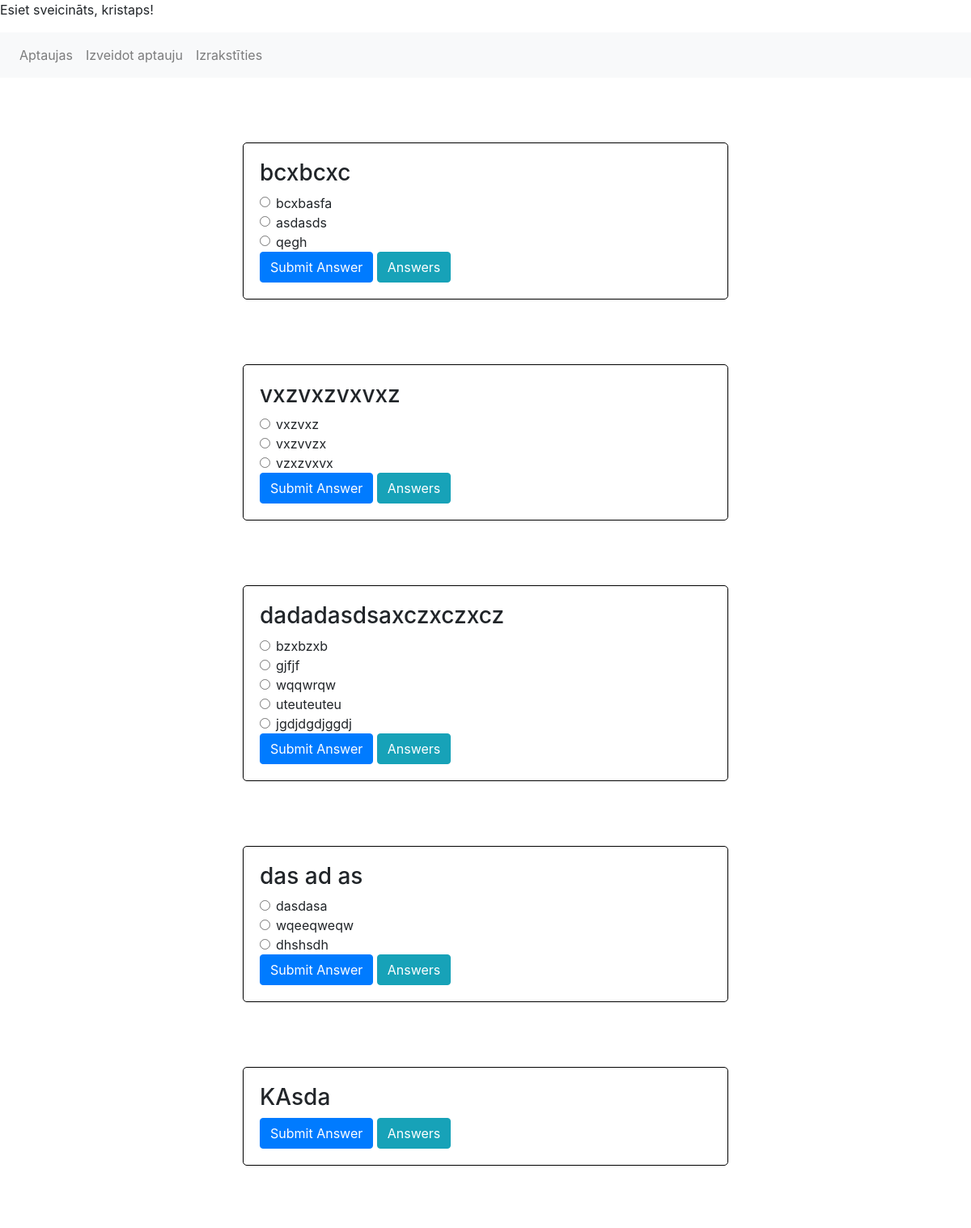
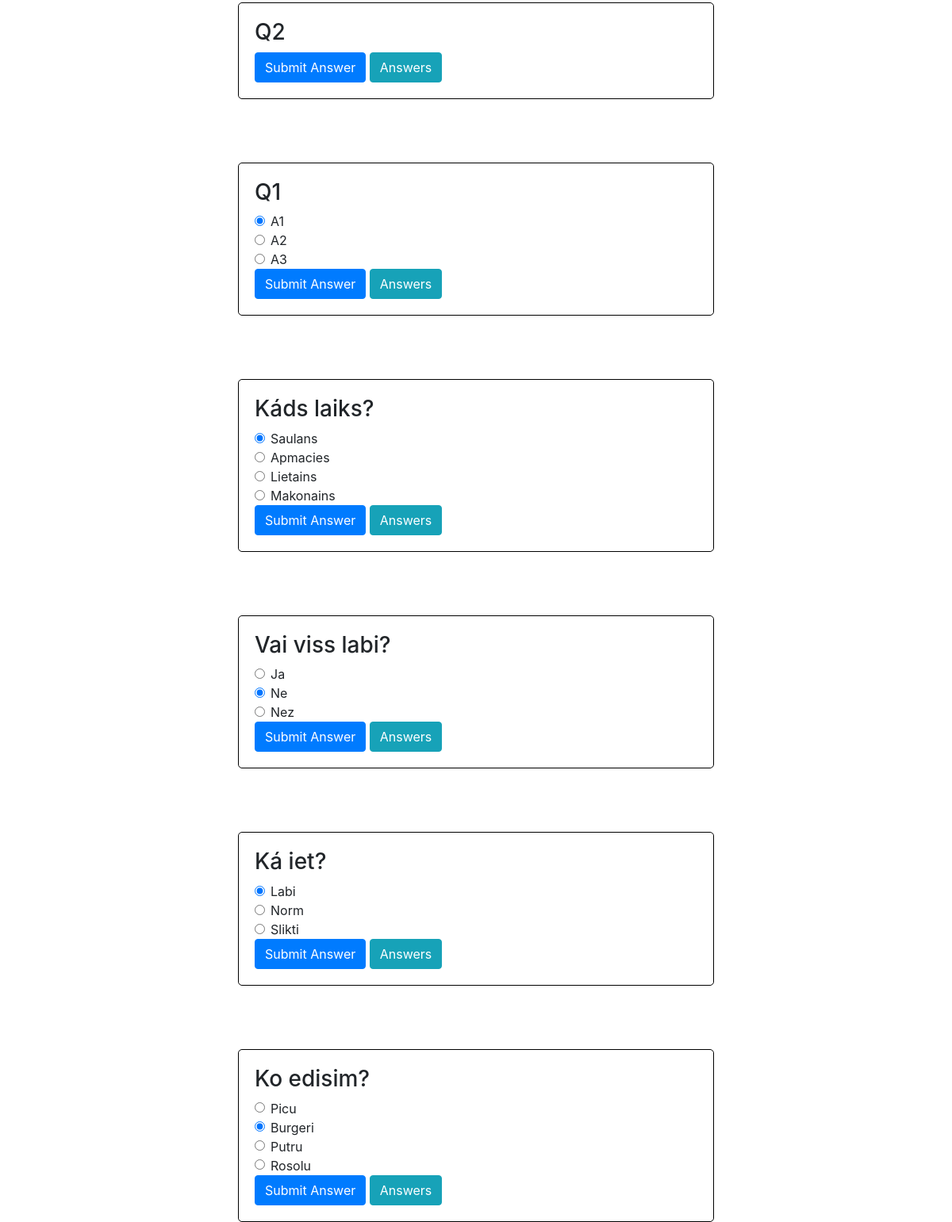
The app's page /mainpage/ (signed in) with its own data (2 pictures, top to bottom).
### voteapp/models.py (models this page shows)
class Question(models.Model):
    question_text = models.CharField(max_length=200)
    created_at = models.DateTimeField(auto_now_add=True)

class Choice(models.Model):
    question = models.ForeignKey(Question, related_name='choices', on_delete=models.CASCADE)
    choice_text = models.CharField(max_length=200)
    order = models.IntegerField(default=0)

### voteapp/views.py (the view)
# urls.py: path("mainpage/", views.mainpage, name="mainpage"),
@login_required
def mainpage(request):
    polls = Question.objects.prefetch_related('choices').order_by('-created_at').all()
    user_responses = {}
    if request.user.is_authenticated:
        responses = Response.objects.filter(user=request.user).select_related('choice', 'question')
        user_responses = {response.question_id: response.choice_id for response in responses}
    print(user_responses)
    return render(request, 'mainpage.html', {'polls': polls, 'user_responses': user_responses})

### voteapp/templatetags/poll_extras.py (called while the page is built)
@register.filter
def get(dictionary, key):
    return dictionary.get(key)

### voteapp/templates/mainpage.html (shortened to what this page needs)
<!DOCTYPE html>
<html lang="en">
<head>
    <link rel="stylesheet" href="https://stackpath.bootstrapcdn.com/bootstrap/4.5.2/css/bootstrap.min.css">
    {% load poll_extras %}
</head>
<body>
      {% if user.is_authenticated %}
      <p>Esiet sveicināts, {{ user.username }}!</p>
    {% else %}
      <p>Esiet sveicināts, ciemiņ!</p>
    {% endif %}
    <nav class="navbar navbar-expand-lg navbar-light bg-light">
      <div class="collapse navbar-collapse" id="navbarNav">
        <ul class="navbar-nav">
          <li class="nav-item">
            <a class="nav-link" href="{% url 'mainpage' %}">Aptaujas</a>
          </li>
          {% if user.is_authenticated %}
          <li class="nav-item">
            <a class="nav-link" href="{% url 'create_poll' %}">Izveidot aptauju</a>
          </li>
          <li class="nav-item">
            <a class="nav-link" href="{% url 'index' %}">Izrakstīties</a>
          </li>
          {% else %}
          <li class="nav-item">
            <a href="{% url 'logout' %}">Izrakstīties</a>
          </li>
          {% endif %}
        </ul>
      </div>
    </nav>
    {% for poll in polls %}
    <div class="poll-container" style="margin:auto; margin-top:80px; border:1px solid black; border-radius:5px; padding:20px; width:50%">
        <h3>{{ poll.question_text }}</h3>
        <form action="{% url 'submit_answer' poll.id %}" method="post" onsubmit="return validateForm(this);">
            {% for choice in poll.choices.all %}
                <div class="form-check">
                    <input class="form-check-input" type="radio" name="choice" id="choice{{ forloop.counter }}" value="{{ choice.id }}"
                        {% if choice.id == user_responses|get:poll.id %} checked {% endif %}>
                    <label class="form-check-label" for="choice{{ forloop.counter }}">
                        {{ choice.choice_text }}
                    </label>
                </div>
            {% endfor %}
            <button type="submit" class="btn btn-primary">Submit Answer</button>
            <a href="{% url 'view_question_responses' poll.id %}" class="btn btn-info">Answers</a>
        </form>
    </div>
    {% endfor %}
</body>
</html>

### records on screen
Question: question_text "bcxbcxc"
Choice: choice "☐ bcxbasfa", choice_text "bcxbasfa"
Choice: choice "☐ asdasds", choice_text "asdasds"
Choice: choice "☐ qegh", choice_text "qegh"
Question: question_text "vxzvxzvxvxz"
Choice: choice_text "vxzvxz"
Choice: choice_text "vxzvvzx"
Choice: choice_text "vzxzvxvx"
Question: question_text "dadadasdsaxczxczxcz"
Choice: choice_text "bzxbzxb"
Choice: choice_text "gjfjf"
Choice: choice_text "wqqwrqw"
Choice: choice "☐ uteuteuteu", choice_text "uteuteuteu"
Choice: choice "☐ jgdjdgdjggdj", choice_text "jgdjdgdjggdj"
Question: question_text "das ad as"
Choice: choice_text "dasdasa"
Choice: choice_text "wqeeqweqw"
Choice: choice_text "dhshsdh"
Question: question_text "KAsda"
Question: question_text "Q2"
Question: question_text "Q1"
Choice: choice "☑", choice_text "A1"
Choice: choice_text "A2"
Choice: choice_text "A3"
Question: question_text "Káds laiks?"
Choice: choice "☑", choice_text "Saulans"
Choice: choice_text "Apmacies"
Choice: choice_text "Lietains"
Choice: choice_text "Makonains"
Question: question_text "Vai viss labi?"
Choice: choice_text "Ja"
Choice: choice "☑", choice_text "Ne"
Choice: choice_text "Nez"
Question: question_text "Ká iet?"
Choice: choice "☑", choice_text "Labi"
Choice: choice_text "Norm"
Choice: choice_text "Slikti"
Question: question_text "Ko edisim?"
Choice: choice_text "Picu"
Choice: choice "☑", choice_text "Burgeri"
Choice: choice_text "Putru"
Choice: choice_text "Rosolu"

### other values on screen
{{ user.username }} "kristaps"
